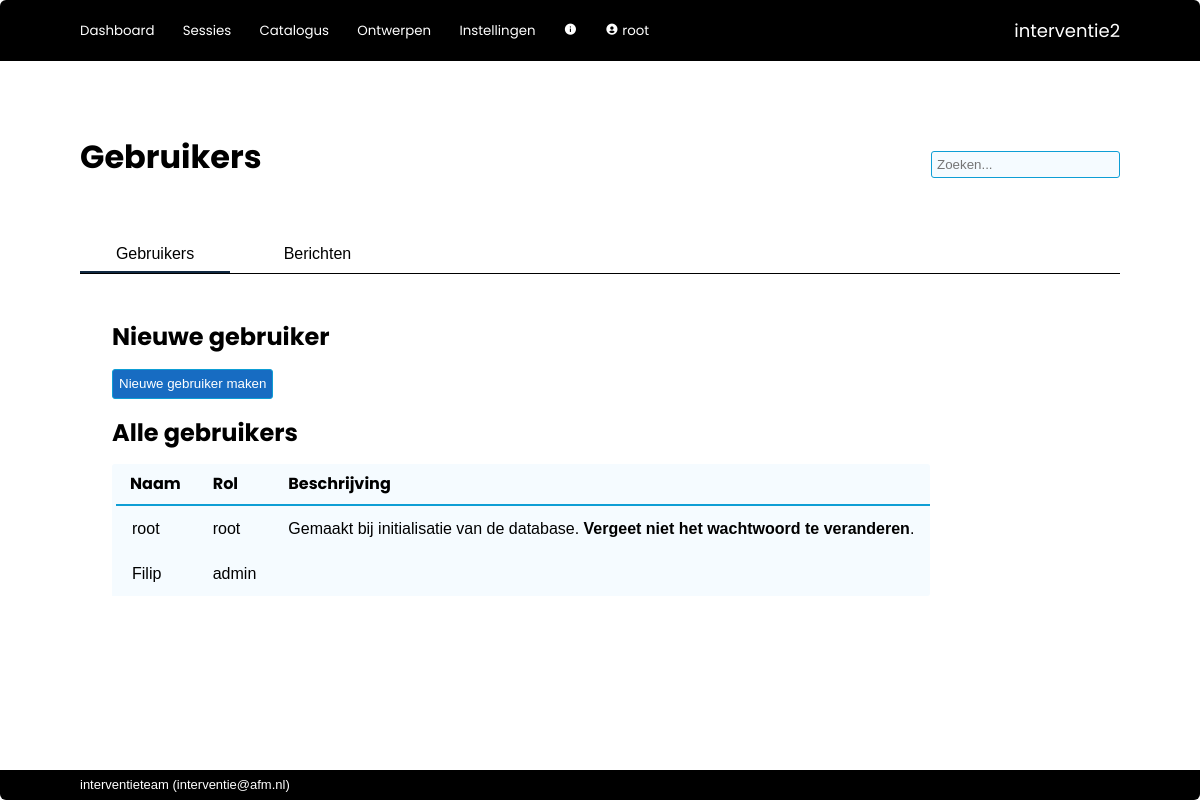
/admin/users (signed in), run on an earlier commit of the app's database.
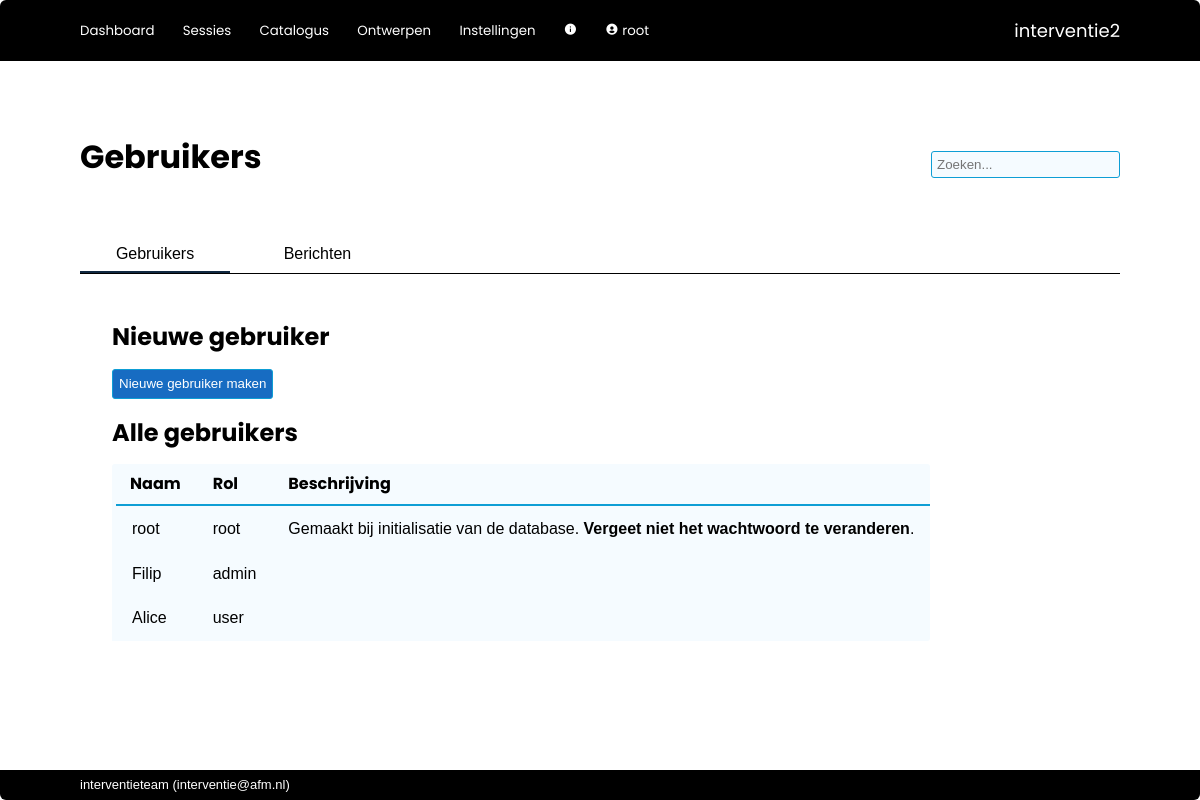
And on a later commit of the database.
### interventie2/models.py (models this page shows, shortened)
class User(db.Model, UserMixin):
    __tablename__ = 'users'
    id            = db.Column(db.Integer, primary_key=True)
    name          = db.Column(db.String(80), nullable=False, unique=True)
    password      = db.Column(db.String(200), nullable=False)
    role_id       = db.Column(db.Integer, db.ForeignKey('roles.id'), nullable=False, default=4) #references roles.id
    description   = db.Column(db.String(2000), nullable=False, default="")
    email         = db.Column(db.String(254))
    link          = db.Column(db.String(1000))
    active        = db.Column(db.Boolean, nullable=False, default=True)
    date_created  = db.Column(db.DateTime(timezone=True), server_default=func.now())
    last_seen     = db.Column(db.DateTime(timezone=True), server_default=func.now())
    role = relationship('Role')
    messages = relationship('Message', back_populates='recipient', foreign_keys="Message.recipient_id", cascade='all, delete-orphan')
    messages_sent = relationship('Message', back_populates='sender', foreign_keys="Message.sender_id")
    worksession = relationship('Worksession', back_populates='creator')
    plan = relationship('Plan', back_populates='creator')
    allowed_worksessions = relationship('Worksession', secondary='worksession_access', back_populates='allowed_users')
    owned_instruments = relationship('Instrument', back_populates='owner')
    def unread_messages(self):
        return sum(1 for message in self.messages if (message.unread) and (message.deliver_after.date() <= date.today()))
    def unread_message_alert(self):
        return self.unread_messages() > 0

class Role(db.Model):
    __tablename__  = 'roles'
    id             = db.Column(db.Integer, primary_key=True) #1=root 2=admin, 3=maintainer, 4=user, 5=demo
    name           = db.Column(db.String(20), nullable=False, unique=True)
    see_app_info   = db.Column(db.Boolean)
    see_all_worksessions = db.Column(db.Boolean)
    edit_catalog   = db.Column(db.Boolean)
    edit_questionnaire = db.Column(db.Boolean)
    edit_users     = db.Column(db.Boolean)
    demo           = db.Column(db.Boolean)

### interventie2/admin/routes.py (the view)
@admin.route('/users', methods=['GET', 'POST'])
@login_required
def index():
    if not current_user.role.edit_users:
        return redirect(url_for('main.index'))
    list_of_users = User.query.order_by(User.id)
    messages = Message.query.order_by(Message.id)
    return render_template('admin/index.html', users=list_of_users, messages=messages)

### interventie2/models.py (called while the page is built)
@login_manager.user_loader
def load_user(user_id):
    return User.query.get(user_id)

### interventie2/admin/templates/admin/index.html (shortened to what this page needs)
{% extends 'base.html' %}
{% block page_title %}
    Gebruikers
{% endblock %}
{% block tabs %}
    <div class="tab_bar">
        <button class="tablinks" onclick="switch_tab(event, 'adm_users')" id="defaultOpen">Gebruikers</button>
        <button class="tablinks" onclick="switch_tab(event, 'adm_messages')">Berichten</button>
    </div>
{% endblock %}
{% block body %}
<div id="adm_users" class="tabcontent">
    <div class="text_area">
        {% if current_user.role.edit_users %}
            <h1>Nieuwe gebruiker</h1>
            <button><a href="{{ url_for('admin.register') }}">Nieuwe gebruiker maken</button></a>
        {% endif %}
        <h1>Alle gebruikers</h1>
        <table class="sortable">
            <thead>
                <tr>
                    <th>Naam</th>
                    <th>Rol</th>
                    <th>Beschrijving</th>
                </tr>
            </thead>
            <tbody>
                {% for user in users %}
                    <tr>
                        <td><a href="{{ url_for('admin.user', id=user.id) }}">{{ user.name }}</a></td>
                        <td><a href="{{ url_for('admin.roles') }}">{{ user.role.name }}</a></td>
                        <td>{{ user.description | escape | truncate(100) | markdown }}</td>
                    </tr>
                {% endfor %}
            </tbody>
        </table>
    </div>
</div>
{% endblock %}

### interventie2/templates/base.html (shortened to what this page needs)
<!DOCTYPE html>
<html lang="en">
    <head>
        <link rel="stylesheet" href="{{ url_for('static', filename='css/styles.css')}}">
        <link href="https://unpkg.com/boxicons@2.1.2/css/boxicons.min.css" rel="stylesheet">
    </head>
    <body>
        {% import 'jinja_macros.html' as macro %}
        <header>
            <div class="logo">{{ config['APP_NAME'] }}</div>
            <div class="modes">
                {% if current_user.is_authenticated %}
                    <button>
                        <a href="{{ url_for('main.index') }}">Dashboard</a>
                    </button>
                    <button>
                        <a href="{{ url_for('main.worksessions') }}">Sessies</a>
                    </button>
                    <button>
                        <a href="{{ url_for('catalog.index') }}">Catalogus</a>
                    </button>
                    {% if current_user.role.edit_questionnaire %}
                        <button>
                            <a href="{{ url_for('tools.index') }}">Ontwerpen</a>
                        </button>
                    {% endif %}
                    {% if current_user.role.edit_users %}
                        <button>
                            <a href="{{ url_for('admin.index') }}">Instellingen</a>
                        </button>
                    {% endif %}
                    {% if current_user.role.see_app_info %}
                        <button>
                            <a href="{{ url_for('admin.info') }}"><i class='bx bxs-info-circle'></i></a>
                        </button>
                    {% endif %}
                    <button>
                        <a href="{{ url_for('admin.user', id=current_user.id) }}"><i class='bx bxs-user-circle'></i>
                            {{ current_user.name }}
                        </a>
                    </button>
                {% else %}
                    <button>
                        <a href="{{ url_for('main.login') }}">Login</a>
                    </button>
                {% endif %}
            </div>
        </header>
        <nav>
            <div class="title">{% block page_title %}{% endblock %}</div>
            {% if current_user.is_authenticated %}
                <form action="/analysis/search" method="get" class="search">
                    <input id="search" type="search"  name="q" value="{{ request.args.get('q') or '' }}" placeholder="Zoeken...">
                </form>
            {% endif %}
            <div class="tabs">{% block tabs %}{% endblock %}</div>
        </nav>
        <main>
            <section>{% block body %}{% endblock %}</section>
        </main>
        <footer>{{ config['MAINTAINER'] }} (<a href="mailto:{{ config['MAINTAINER_EMAIL'] }}">{{ config['MAINTAINER_EMAIL'] }}</a>)</footer>
    </body>
</html>

### interventie2/static/css/styles.css (style rules this page uses)
:root { --dark-blue: #0f2841; --light-blue: #0e9ed5; --green: #3b7d23; --highlight: #195fa6; --mid-grey: #0e9ed5; --object: #f5fbff; --alert: red; --button-bg: #176cc2; --button-fg: white; }
html, body { font-family: sans-serif; line-height: 1.5em; padding: 0px; margin: 0px; }
p { padding-top: 0 !important; padding-bottom: 0 !important; margin-top: 0px; margin-bottom: 0px; }
a { color: inherit; text-decoration: none; }
h1, h2, h3 { font-family: "Poppins", sans-serif; }
button { border: 1px solid var(--mid-grey); background-color: var(--button-bg); color: var(--button-fg); min-height: 2.2em; border-radius: 3px; min-width: 150px; margin-bottom: 2px; }
button a { text-decoration: none; }
input { border: none; background-color: white;; border: 1px solid var(--mid-grey); font-size: inherit; height: 1.7rem; margin-bottom: 2px; }
table { background: var(--object); border-radius: 3px; border-collapse: collapse; animation: fadeInAnimation ease 0.7s; animation-iteration-count: 1; animation-fill-mode: forwards; }
thead { border-bottom: solid 2px var(--light-blue); }
th { border-bottom: 1px solid white; color: black; font-weight: bold; font-family: "Poppins", sans-serif; padding: 0.5em 1em; text-align: left; }
td { padding: 0.65em 1em; }
tbody tr { border-left: 4px solid var(--object); transition:all 0.25s ease; }
body { display: grid; height: 100vh; grid-template-rows: min-content min-content auto min-content; grid-template-areas: "header" "nav" "main" "footer"; }
header { grid-area: header; background-color: black; display: grid; grid-template-columns: auto min-content; grid-template-rows: auto; grid-template-areas: "modes logo"; color: white; border-radius: 6px 6px 0px 0px; align-items: center; padding: 1rem 5rem; font-family: "Poppins", sans-serif; }
header a { text-decoration: none; }
.logo { grid-area: logo; font-size: large; }
.modes { grid-area: modes; padding: 0px; margin: 0px; }
.modes button { background: inherit; outline: none; cursor: pointer; padding: 0; margin: 0 1.5rem 0 0; border: none; border-radius: 0px; color: white; font-family: "Poppins", sans-serif; font-size: smaller; min-width: 0; }
nav { grid-area: nav; display: grid; grid-template-columns: 1fr auto; grid-template-areas: "title search" "steps steps" "tabs tabs "; align-items: center; margin: 5rem 5rem 1rem 5rem; }
.title { grid-area: title; font-family: "Poppins", sans-serif; color: black; font-size: xx-large; font-weight: bold; padding: 0 0 1rem 0; line-height: 1em; }
.search { grid-area: search; display: flex; align-items: center; text-decoration: none; border: none; }
.search input { border: none; background-color: var(--object); border: 1px solid var(--mid-grey); border-radius: 3px; padding: 5px; font-size: smaller; height: 1.7rem; }
.tabs { grid-area: tabs; display: flex; padding-top: 3rem; overflow: hidden; font-size: inherit; border-bottom: 1px solid black; }
.tabs button { background: inherit; color: black; outline: none; cursor: pointer; padding: 0rem 2rem 0rem 2rem; margin: 0 0.5rem 0 0; border: none; border-radius: 0px; font-size: inherit; width: auto; border-bottom: solid 2px white; }
.tabs button.active_tab { border-bottom: solid 2px var(--dark-blue); }
main { grid-area: main; padding: 1rem 5rem; display: grid; grid-template-columns: min-content 3fr; grid-template-areas: "aside section "; overflow-y: scroll; }
section { grid-area: section; padding: 0; margin-left: 1rem; margin-right: 1rem; }
footer { grid-area: footer; background-color: black; border-radius: 0px 0px 6px 6px; color: white; align-items: center; padding: 0.2rem 5rem; font-size: small; }
.text_area { width: 100%; padding: 0 1em 1em 1em; background-color: white; border-radius: 3px; }
.tabcontent { width: 100%; }

What changed in the data, as far as the page shows it:
added User: name "Alice", role.name "user"
